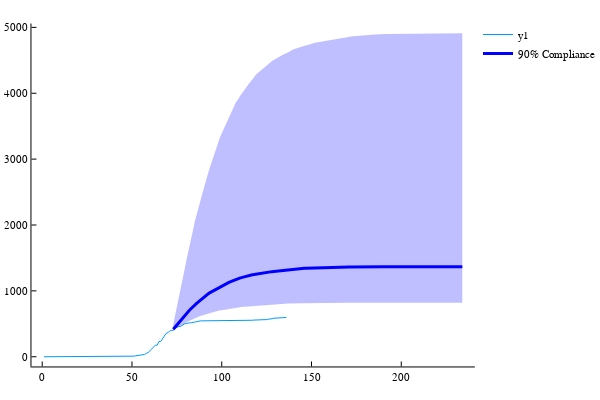

The cell this chart's notebook holds for it:
### Code cell
lnp,~=size(Ip)
plot(y)
plotqnt(73:72+lnp,Ip+Rp,:blue,"90% Compliance")

### Figure 1 — Plotly figure (JSON) as saved in the notebook; plotly's stock layout.template omitted (floating-point values rounded to 4 significant figures; data arrays with more than 128 entries replaced by an {"elided": "..."} marker saying what was removed)
{"data": [{"colorbar": {"title": ""}, "legendgroup": "y1", "line": {"color": "rgba(0, 154, 250, 1.000)", "dash": "solid", "shape": "linear", "width": 1}, "mode": "lines", "name": "y1", "showlegend": true, "type": "scatter", "x": {"elided": "136 int values"}, "xaxis": "x1", "y": {"elided": "136 int values"}, "yaxis": "y1", "zmax": null, "zmin": null}, {"colorbar": {"title": ""}, "fill": "tozeroy", "fillcolor": "rgba(0, 0, 255, 0.250)", "legendgroup": "90% Compliance", "line": {"color": "rgba(0, 0, 255, 1.000)", "dash": "solid", "shape": "linear", "width": 0}, "mode": "lines", "name": "90% Compliance", "showlegend": false, "type": "scatter", "x": {"elided": "324 int values"}, "xaxis": "x1", "y": {"elided": "324 float values"}, "yaxis": "y1", "zmax": null, "zmin": null}, {"colorbar": {"title": ""}, "legendgroup": "90% Compliance", "line": {"color": "rgba(0, 0, 255, 1.000)", "dash": "solid", "shape": "linear", "width": 3}, "mode": "lines", "name": "90% Compliance", "showlegend": true, "type": "scatter", "x": {"elided": "162 int values"}, "xaxis": "x1", "y": {"elided": "162 float values"}, "yaxis": "y1", "zmax": null, "zmin": null}], "layout": {"annotations": [], "height": 400, "legend": {"bgcolor": "rgba(255, 255, 255, 1.000)", "bordercolor": "rgba(0, 0, 0, 1.000)", "font": {"color": "rgba(0, 0, 0, 1.000)", "family": "sans-serif", "size": 11}, "tracegroupgap": 0, "x": 1, "y": 1}, "margin": {"b": 20, "l": 0, "r": 0, "t": 20}, "paper_bgcolor": "rgba(255, 255, 255, 1.000)", "plot_bgcolor": "rgba(255, 255, 255, 1.000)", "showlegend": true, "width": 600, "xaxis": {"anchor": "y1", "domain": [0.06582, 0.9934], "gridcolor": "rgba(0, 0, 0, 0.100)", "gridwidth": 0.5, "linecolor": "rgba(0, 0, 0, 1.000)", "mirror": false, "range": [-5.99, 241.0], "showgrid": false, "showline": true, "showticklabels": true, "tickangle": 0, "tickcolor": "rgb(0, 0, 0)", "tickfont": {"color": "rgba(0, 0, 0, 1.000)", "family": "sans-serif", "size": 11}, "tickmode": "array", "ticks": "inside", "ticktext": ["0", "50", "100", "150", "200"], "tickvals": [0, 50, 100, 150, 200], "title": "", "titlefont": {"color": "rgba(0, 0, 0, 1.000)", "family": "sans-serif", "size": 15}, "type": "-", "visible": true, "zeroline": false, "zerolinecolor": "rgba(0, 0, 0, 1.000)"}, "yaxis": {"anchor": "x1", "domain": [0.03762, 0.9902], "gridcolor": "rgba(0, 0, 0, 0.100)", "gridwidth": 0.5, "linecolor": "rgba(0, 0, 0, 1.000)", "mirror": false, "range": [-147.3, 5058.0], "showgrid": false, "showline": true, "showticklabels": true, "tickangle": 0, "tickcolor": "rgb(0, 0, 0)", "tickfont": {"color": "rgba(0, 0, 0, 1.000)", "family": "sans-serif", "size": 11}, "tickmode": "array", "ticks": "inside", "ticktext": ["0", "1000", "2000", "3000", "4000", "5000"], "tickvals": [0, 1000, 2000, 3000, 4000, 5000], "title": "", "titlefont": {"color": "rgba(0, 0, 0, 1.000)", "family": "sans-serif", "size": 15}, "type": "-", "visible": true, "zeroline": false, "zerolinecolor": "rgba(0, 0, 0, 1.000)"}}}
